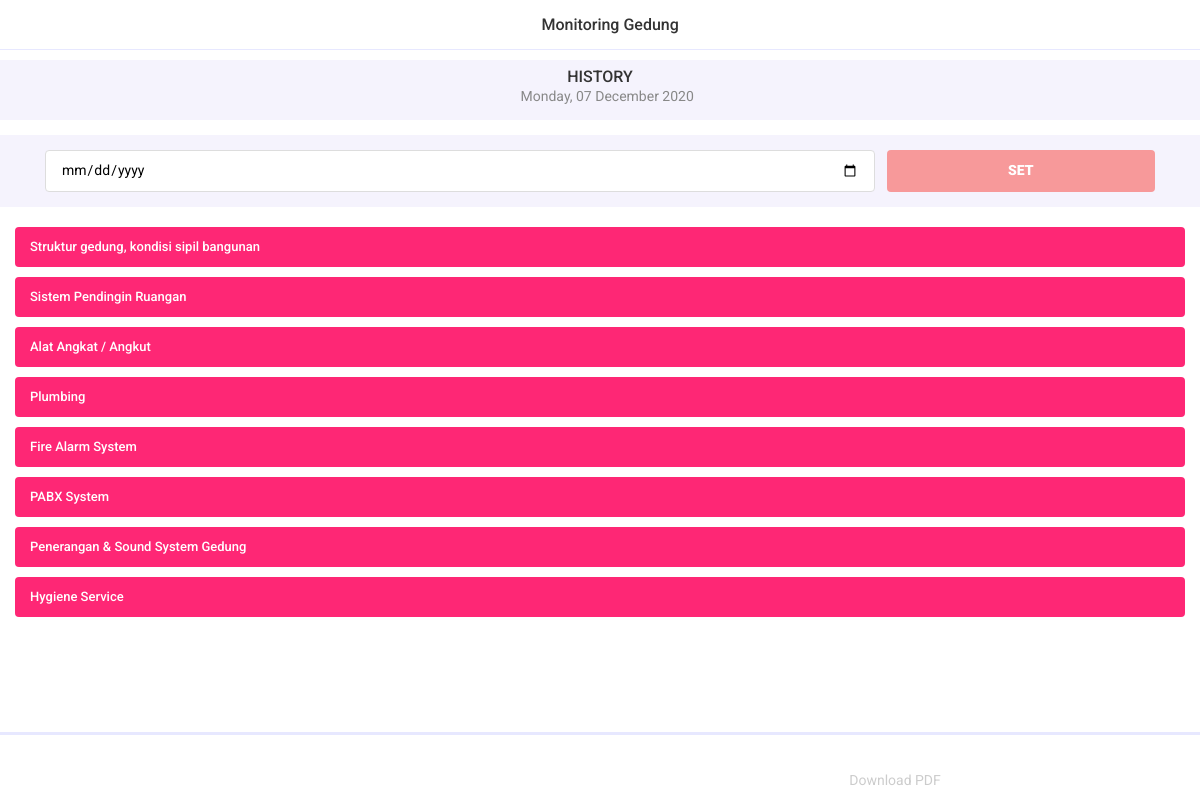
The app's page /menondc/history (signed in), older data.
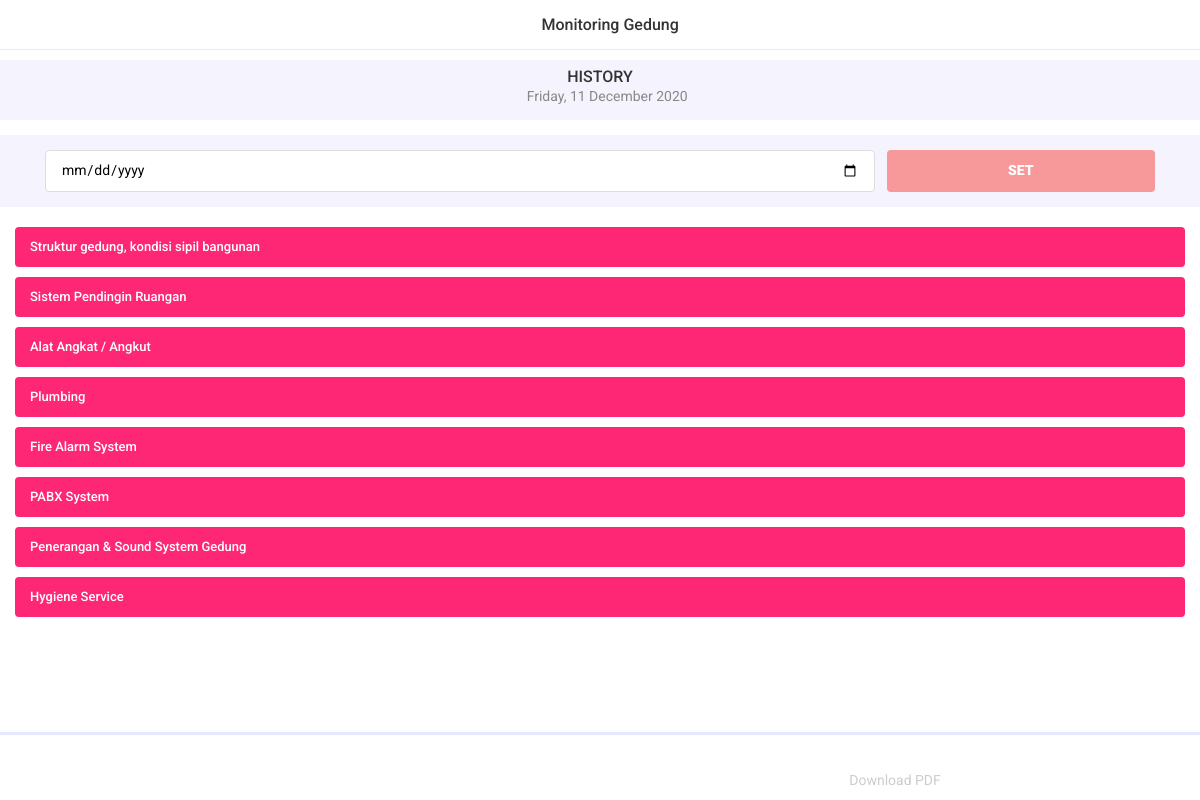
The same page, newer data.
### menondc/models.py (models this page shows, shortened)
class mendc_latest_history(models.Model):
    history = models.DateField(
        name="history", auto_now=False, auto_now_add=False, verbose_name="History")
    class Meta:
        db_table = ''
        managed = True
        verbose_name = 'history'
        verbose_name_plural = 'histories'

### menondc/views.py (the view)
# urls.py: path('history', mendc_history, name='mendc_history'),
@login_required(login_url='user_login')
def mendc_history(request):
    obj = mendc_latest_history.objects.get(id=1)
    if request.method == 'POST':
        tgl = request.POST.get('date')
        if tgl:
            obj.history = datetime.strptime(tgl, '%Y-%m-%d').date()
            obj.save()
    areas = mendc_area.objects.all()
    subareas = mendc_subarea.objects.all()
    dailies = mendc_daily.objects.filter(hariIni=obj.history)
    dailies_queryset = dailies.count()
    days = None
    if request.user.groups.all().first().name == 'maker':
        days = mendc_day.objects.filter(Q(hariIni=date.today()) & Q(mendcMaker__isnull=True) & Q(
            mendcChecker__isnull=True) & Q(mendcSigner__isnull=True))
    if request.user.groups.all().first().name == 'checker':
        days = mendc_day.objects.filter(Q(hariIni=date.today()) & Q(mendcMaker__isnull=False) & Q(
            mendcChecker__isnull=True) & Q(mendcSigner__isnull=True))
    if request.user.groups.all().first().name == 'signer':
        days = mendc_day.objects.filter(Q(hariIni=date.today()) & Q(mendcMaker__isnull=False) & Q(
            mendcChecker__isnull=False) & Q(mendcSigner__isnull=True))
    context = {
        'areas': areas,
        'subareas': subareas,
        'harians': dailies,
        'tanggal': obj.history,
        'dailies_queryset': dailies_queryset,
        'title': 'Monitoring Gedung',
        'days':days
    }
    return render(request, 'menondc/mendc_history.html', context)

### templates/menondc/mendc_history.html (shortened to what this page needs)
{% extends "base.html" %}{% load static %}
{% block navbar %}
<div class="left"><a href='{% url "mendc_home" %}' class="link"><i class="icon ion-ios-arrow-back"></i></a>
</div>
<div class="title">{{title}}</div>
{% endblock navbar %}
{% block page_wrapper %}
<div class="newsletter bg-lightblue py-2">
    <div class="section-title text-center title-large">
        <h6>HISTORY</h6>
        <p><i class="icon ion-ios-calendar"></i> {{tanggal | date:"l, d F Y"}}</p>
    </div>
</div>
<div class="separator-small"></div>
<div class="form-elements bg-lightblue">
    <div class="separator-small"></div>
    <div class="container">
        <form method="POST" class="form-outline form-horizontal">
            <div class="form-wrapper">
                <div class="input-wrap row">
                    <div class="col-9">
                        <input type="date" name="date" id="date" class="date" autocomplete="off" value="01-01-2000"
                            placeholder="Select Date">
                    </div>
                    <div class="col-3">
                        <div class="button-default">
                            <button class="button minus-button bg-red select-date">SET</button>
                        </div>
                    </div>
                </div>
            </div>
        </form>
    </div>
    <div class="separator-small"></div>
</div>
<div class="separator-medium"></div>
{% if areaCount == 0 %}
<div class="maintenance">
    <div class="container">
        <img src="{% static 'images/maintenance.png' %}" height="300" width="300" alt="">
        <h5 class="mb-5" style="color: red;"><strong>Area Not Found</strong></h5>
        <div class="button-default">
            <div class="row">
                <div class="col-6">
                    <a href="{% url 'mendc_settings' %}" class="button">Settings</a>
                </div>
                <div class="col-6">
                    <a href="{% url 'mendc_area_add' %}" class="button button-outline">Create Area</a>
                </div>
            </div>
        </div>
    </div>
</div>
{% else %}
<div id="accordionParent" class="accordion accordion-inset">
    {% for area in areas %}
    <div class="accordion-item">
        <div class="accordion-title collapsed" data-toggle="collapse" data-target="#accordionTwo{{area.pk}}">
            {{area.namaArea}}
        </div>
    </div>
    {% endfor %}
</div>
{% endif %}
{% endblock page_wrapper %}
{% block toolbar_bottom %}
<div class="separator-large"></div>
<ul class="toolbar-bottom toolbar-wrap">
    <li class="toolbar-item">
    </li>
    <li class="toolbar-item">
        <a href="{% url 'mendc_history_download_pdf' %}" class="toolbar-link">
            <i class="icon ion-ios-download"></i>
            <p>Download PDF</p>
        </a>
    </li>
</ul>
{% endblock toolbar_bottom %}

Row changes from the older to the newer data that the page shows:
changed mendc_latest_history: history "Monday, 07 December 2020" → "Friday, 11 December 2020"
